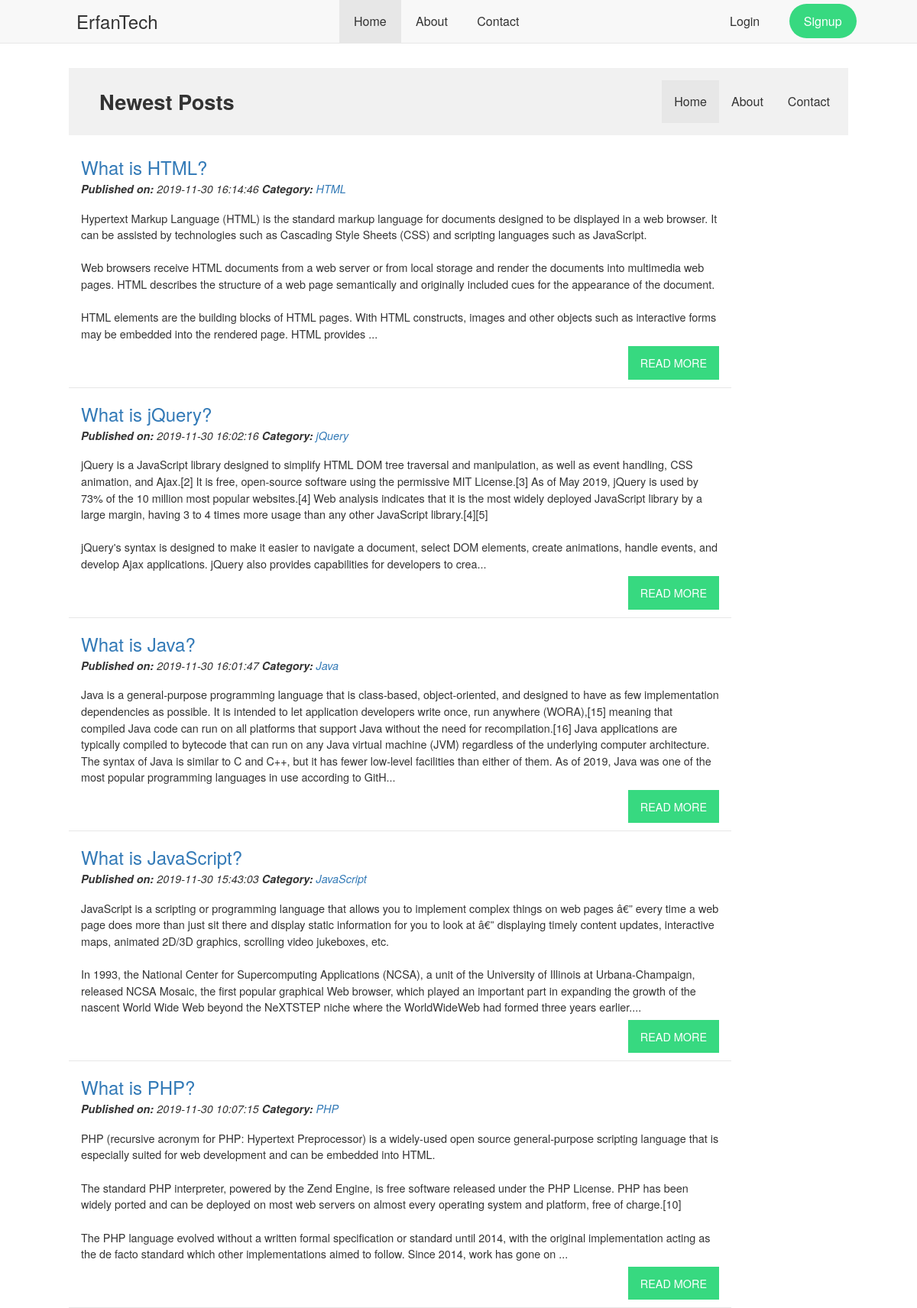
The page / on the database its author committed.
### tables this page shows
CREATE TABLE `cms_posts` (
  `id` int(11) NOT NULL,
  `title` text NOT NULL,
  `message` text NOT NULL,
  `category_id` int(11) NOT NULL,
  `userid` int(11) NOT NULL,
  `status` enum('published','draft','archived','') NOT NULL DEFAULT 'published',
  `created` datetime NOT NULL,
  `updated` datetime NOT NULL DEFAULT current_timestamp()
);

CREATE TABLE `cms_category` (
  `id` int(11) NOT NULL,
  `name` varchar(100) NOT NULL
);

### api/posts/read.php (called while the page is built, shortened)
<?php
include_once "classes/Posts.php";
$database = new Database();
$db = $database->connect();
$posts = new Posts($db);
$result = $posts->read();
if (!empty($result)) {
    $posts_arr = [];
}

### classes/Posts.php (called while the page is built, shortened)
<?php
class Posts
{
    private $conn;
    function __construct($db)
    {
        $this->conn = $db;
    }
    function read()
    {
        $query = "SELECT p.id, p.title, p.message, p.category_id, p.userid, p.status, p.created, p.updated, c.name FROM cms_posts as p LEFT JOIN cms_category as c ON p.category_id = c.id WHERE p.status = 'published' ORDER BY p.created DESC";
        $stmt = $this->conn->prepare($query);
        $stmt->execute();
        return $stmt;
    }
}

### index.php (the view, shortened to what this page needs)
<?php
include_once "api/posts/read.php";
$database = new Database;
$root_url = $database->root_url;
?>
<!DOCTYPE html>
<html lang="en">
<head>
    <link rel="stylesheet" href="css/style.css">
</head>
<body>
    <header>
        <nav>
            <ul>
                <section class="logo">
                    <a href="<?php echo $root_url . '/index.php'; ?>" id="logo">ErfanTech</a>
                </section>
                <section class="nav-menu">
                    <li class="active"><a href="<?php echo $root_url . '/index.php'; ?>">Home</a></li>
                    <li><a href="<?php echo $root_url . '/index.php'; ?>">About</a></li>
                    <li><a href="<?php echo $root_url . '/index.php'; ?>">Contact</a></li>
                </section>
                <section class="login-signup">
                    <li id="login-li"><a href="login/login.php">Login</a></li>
                    <li id="signup-li"><a href="login/signup.php" id="signup-btn">Signup</a></li>
                </section>
            </ul>
        </nav>
    </header>
    <main>
        <section class="container">
            <section class="header">
                <ul>
                    <section class="header-title">
                        <h2>Newest Posts</h2>
                    </section>
                    <section class="header-menu">
                        <li class="active"><a href="<?php echo $root_url . '/index.php'; ?>">Home</a></li>
                        <li><a href="<?php echo $root_url . '/index.php'; ?>">About</a></li>
                        <li><a href="<?php echo $root_url . '/index.php'; ?>">Contact</a></li>
                    </section>
                </ul>
            </section>
            <section class="body">
                <?php foreach ($posts_arr as $post) : ?>
                    <article>
                        <section class="article-header">
                            <h3 class="title">
                                <?php echo $post['title']; ?>
                            </h3>
                            <p class="tags">
                                <span>Published on: </span>
                                <?php echo $post['created']; ?>
                                <span>Category: </span>
                                <span id="category"><?php echo $post['category']; ?></span>
                            </p>
                        </section>
                        <section class="article-body">
                            <?php echo mb_strimwidth($post['message'], 0, 700, "..."); ?>
                        </section>
                        <section class="readmore">
                            <a href="<?php echo 'http://localhost/php_cms/single_read/article.php?id=' . $post['id']; ?>" id="readmore-btn">Read more</a>
                        </section>
                    </article>
                <?php endforeach; ?>
            </section>
        </section>
    </main>
</body>
</html>

### css/style.css (style rules this page uses)
* { box-sizing: border-box; margin: 0; }
body { font-family: "helvetica neue", helvetica, arial, sans-serif; line-height: 1.5; color: #333; }
nav { background-color: #f8f8f8; border-bottom: 1px solid #e7e7e7; margin-bottom: 2rem; display: flex; justify-content: center; align-items: center; }
h2 { font-size: 1.7rem; }
ul { display: flex; justify-content: space-between; align-items: center; list-style: none; }
nav ul { width: 90%; }
nav ul .logo, nav ul .nav-menu, nav ul .login-signup { display: flex; justify-content: center; align-items: center; }
nav ul a { text-decoration: none; color: #333; }
nav ul li { padding: 1rem 1.2rem; transition: 0.2s all ease-in-out; cursor: pointer; }
nav #logo { font-weight: 500; font-size: 1.5rem; }
nav #signup-btn { background-color: #37d980; padding: 0.7rem 1.2rem; border-radius: 50px; color: white; transition: 0.2s all ease-in-out; }
nav #login-li { border-radius: 50px; }
main { display: flex; justify-content: center; align-items: center; flex-direction: column; }
.container { width: 85%; }
.header { background: #f1f1f1; width: 100%; margin-bottom: 1.5rem; }
.header-menu { display: flex; justify-content: center; align-items: center; padding: 1rem 0.5rem; }
.header-menu li { cursor: pointer; padding: 1rem; transition: 0.2s all ease-in-out; }
.header-menu li.active, .nav-menu li.active { background-color: #e7e7e7; }
.header-menu a { text-decoration: none; color: #333; }
.body article { display: flex; flex-direction: column; justify-content: center; align-items: flex-start; border-bottom: 1px solid #e7e7e7; margin-top: 1rem; padding: 0 1rem 1rem; width: 85%; }
.body .article-header { margin-bottom: 1rem; }
.body .article-header .title { color: #337ab7; font-weight: 400; font-size: 1.5rem; }
.body .article-header .tags { font-style: italic; font-size: 0.9rem; }
.body .article-header .tags span { font-weight: 700; }
.body #category { color: #337ab7; font-weight: 400; }
.body .article-body { font-size: 0.9rem; }
.readmore { align-self: flex-end; margin-top: 1rem; margin-bottom: 0.2rem; }
#readmore-btn { background-color: #37d980; padding: 0.7rem 1rem; color: white; text-decoration: none; text-transform: uppercase; font-size: 0.9rem; cursor: pointer; }

### rows shown on the page
cms_posts: title "What is HTML?", created "2019-11-30 16:14:46", cms_category.name "HTML", message "Hypertext Markup Language (HTML) is the standard markup language for documents designed to be displayed in a web browser. It can be assisted by technologies such as Cascading Style Sheets (CSS) and scripting languages such as JavaScript. Web browsers receive HTML documents from a web server or from local storage and render the documents into multimedia web pages. HTML describes the structure of a web page semantically and originally included cues for the appearance of the document. HTML elements are the building blocks of HTML pages. With HTML constructs, images and other objects such as interactive forms may be embedded into the rendered page. HTML provides ..."
cms_posts: title "What is jQuery?", created "2019-11-30 16:02:16", cms_category.name "jQuery", message "jQuery is a JavaScript library designed to simplify HTML DOM tree traversal and manipulation, as well as event handling, CSS animation, and Ajax.[2] It is free, open-source software using the permissive MIT License.[3] As of May 2019, jQuery is used by 73% of the 10 million most popular websites.[4] Web analysis indicates that it is the most widely deployed JavaScript library by a large margin, having 3 to 4 times more usage than any other JavaScript library.[4][5] jQuery's syntax is designed to make it easier to navigate a document, select DOM elements, create animations, handle events, and develop Ajax applications. jQuery also provides capabilities for developers to crea..."
cms_posts: title "What is Java?", created "2019-11-30 16:01:47", cms_category.name "Java", message "Java is a general-purpose programming language that is class-based, object-oriented, and designed to have as few implementation dependencies as possible. It is intended to let application developers write once, run anywhere (WORA),[15] meaning that compiled Java code can run on all platforms that support Java without the need for recompilation.[16] Java applications are typically compiled to bytecode that can run on any Java virtual machine (JVM) regardless of the underlying computer architecture. The syntax of Java is similar to C and C++, but it has fewer low-level facilities than either of them. As of 2019, Java was one of the most popular programming languages in use according to GitH..."
cms_posts: title "What is JavaScript?", created "2019-11-30 15:43:03", cms_category.name "JavaScript", message "JavaScript is a scripting or programming language that allows you to implement complex things on web pages â€” every time a web page does more than just sit there and display static information for you to look at â€” displaying timely content updates, interactive maps, animated 2D/3D graphics, scrolling video jukeboxes, etc. In 1993, the National Center for Supercomputing Applications (NCSA), a unit of the University of Illinois at Urbana-Champaign, released NCSA Mosaic, the first popular graphical Web browser, which played an important part in expanding the growth of the nascent World Wide Web beyond the NeXTSTEP niche where the WorldWideWeb had formed three years earlier...."
cms_posts: title "What is PHP?", created "2019-11-30 10:07:15", cms_category.name "PHP", message "PHP (recursive acronym for PHP: Hypertext Preprocessor) is a widely-used open source general-purpose scripting language that is especially suited for web development and can be embedded into HTML. The standard PHP interpreter, powered by the Zend Engine, is free software released under the PHP License. PHP has been widely ported and can be deployed on most web servers on almost every operating system and platform, free of charge.[10] The PHP language evolved without a written formal specification or standard until 2014, with the original implementation acting as the de facto standard which other implementations aimed to follow. Since 2014, work has gone on ..."
